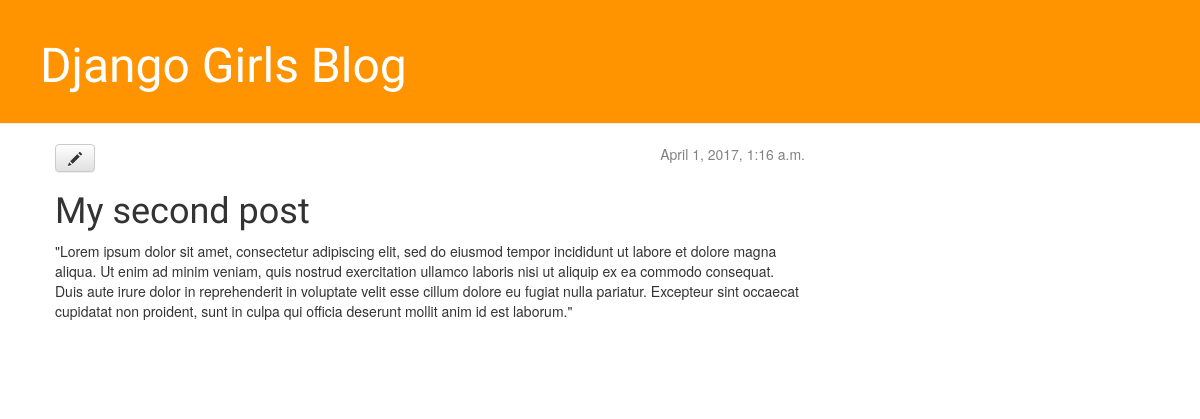
The app's page /post/2/ with its own data.
### blog/models.py (models this page shows, shortened)
class Post(models.Model):
    author = models.ForeignKey('auth.User')
    title = models.CharField(max_length=200)
    text = models.TextField()
    created_date = models.DateTimeField(
            default=timezone.now)
    published_date = models.DateTimeField(
            blank=True, null=True)

### blog/views.py (the view)
# urls.py: url(r'^post/(?P<pk>[0-9]+)/$', views.post_detail, name='post_detail'),
def post_detail(request, pk):
    post = get_object_or_404(Post, pk=pk)
    return render(request, 'blog/post_detail.html', {'post': post})

### blog/templates/blog/post_detail.html
{% extends 'blog/base.html' %}
{% block content %}
<div class="post">
    {% if post.published_date %}
    <div class="date">
        {{ post.published_date }}
    </div>
    {% endif %}
    <a class="btn btn-default" href="{% url 'post_edit' pk=post.pk %}"><span class="glyphicon glyphicon-pencil"></span></a>
    <h1>{{ post.title }}</h1>
    <p>{{ post.text|linebreaksbr }}</p>
</div>
{% endblock %}

### blog/static/css/blog.css (style rules this page uses)
h1, h2, h3, h4 { font-family: 'Lobster', cursive; }
.date { float: right; color: #828282; }
.post { margin-bottom: 70px; }

### records on screen
Post: published_date "April 1, 2017, 1:16 a.m.", title "My second post", text "\"Lorem ipsum dolor sit amet, consectetur adipiscing elit, sed do eiusmod tempor incididunt ut labore et dolore magna aliqua. Ut enim ad minim veniam, quis nostrud exercitation ullamco laboris nisi ut aliquip ex ea commodo consequat. Duis aute irure dolor in reprehenderit in voluptate velit esse cillum dolore eu fugiat nulla pariatur. Excepteur sint occaecat cupidatat non proident, sunt in culpa qui officia deserunt mollit anim id est laborum.\""
